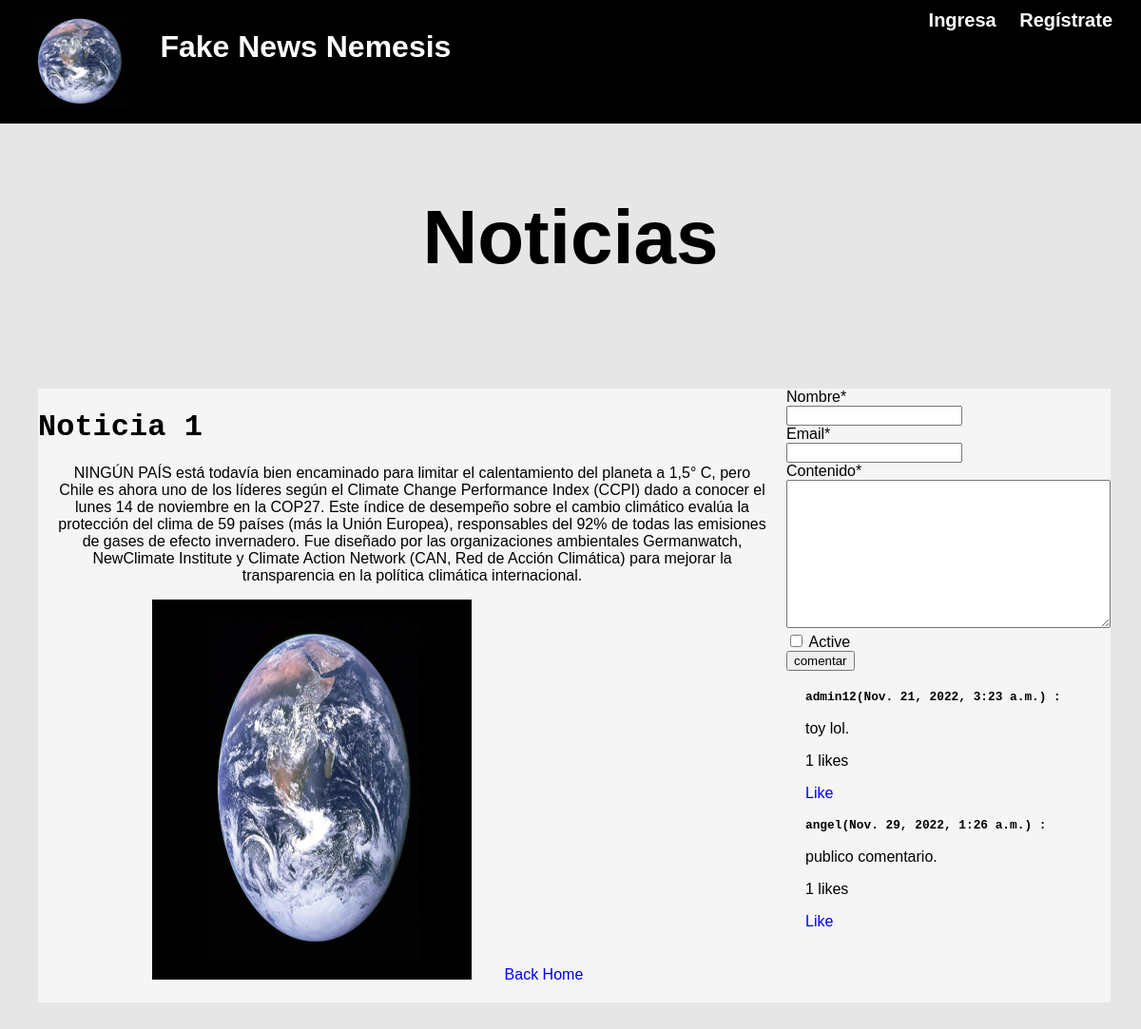
The page /introapp/1/ on the database its author committed.
### introapp/models.py (models this page shows, shortened)
class Post(models.Model):
    title = models.CharField(max_length=100)
    slug = models.SlugField()
    created_on = models.DateTimeField(auto_now_add=True)
    contenido = models.TextField()

class comentario(models.Model):
    post = models.ForeignKey(Post,on_delete=models.CASCADE,related_name='comentarios')
    nombre = models.CharField(max_length=100)
    email = models.EmailField()
    created_on = models.DateTimeField(auto_now_add=True)
    contenido = models.TextField()
    active = models.BooleanField(default=False)
    likes = models.ManyToManyField(User, related_name='likes')
    def cantidad_likes(self):
        return self.likes.count()

### introapp/views.py (the view)
# urls.py: path('<int:post_id>/', views.post_detail, name='post_detail'),
def post_detail(request,post_id):
    post = Post.objects.get(id=post_id)
    comentarios = post.comentarios.filter(active=True)
    if request.method == "POST":
        form = CommentForm(request.POST)
        if form.is_valid():
            new_form = form.save(commit=False)
            new_form.post = post
            new_form.save()
            return HttpResponseRedirect("")
    else:
        form = CommentForm
    return render(request, 'post_detail.html',{'post':post, 'comentarios':comentarios,'form':form,})

### introapp/templates/post_detail.html (shortened to what this page needs)
{%load static %}
{% load crispy_forms_tags %}
<!DOCTYPE html>
{% load static %}
<html lang="es">
<head>
    <link rel="stylesheet" href="{% static 'style.css' %} " >
</head>
<body>
    <header class="primero">
        <a href="/introapp/inicio/"  class="logo">
            <img src="{% static 'planet.jpg' %}">
        <h1>Fake News Nemesis</h1>
        </a>
        <nav>
            {% block content %}
            {% if user.is_authenticated %}
                <a href="{% url 'logout' %}" class="nav-link">Salir</a>
                {% else %}
                <a href="{% url 'login_url' %}" class="nav-link">Ingresa</a>
                <a href="{% url 'register_url' %}" class="nav-link">Regístrate</a>
            {% endif %}
            {% endblock %}
        </nav>
    </header>
</body>
    <header class="fondo-noticia">
  <h1 class="noticia">Noticias</h1>
    </header>
    <header class="segundo">
<!doctype html>
<html lang="en" class="h-100">
<main class="flex-shrink-0">
  <div class="container">
    <h1 style= "font-family:courier" class="mt-5">{{ post.title }}</h1>
    <div style="margin:20px">
    <p class="lead">{{post.contenido}}</p>
    <img src="{% static 'planet.jpg' %}" class="logo3">
    <a href="/introapp/inicio/" class="like">Back Home</a>
    </div>
  </div>
</main>
<div>
  <form method="post">
      {{ form|crispy}}
      <input id ="button" type ="submit" name="enviar" value= "comentar"></input>
  </form>
    <div style="margin:20px">
    {% for comentario in comentarios  %}
    <h4 style= "font-family: courier"> {{comentario.nombre}}({{ comentario.created_on }}) :</h4>  <p>{{ comentario.contenido}}</p>
    <p>{{comentario.cantidad_likes}} likes</p>
    <a href="{% url 'dar_like' comentario.id %}" class="like">
      {% if tienelike %}
        Dislike
      {% else %}
        Like
      {% endif %}
    </a>
    {% endfor %}
    </div>
</div>
  </body>
</html>

### introapp/static/style.css (style rules this page uses)
body { font-family: sans-serif; background-color: rgb(230, 230, 230); margin: 0; background-image: url(https://img.freepik.com/vector-premium/fondo-topografia_23-2148573404.jpg?w=360); background-size: auto; }
a { color: white; text-decoration: none; }
.primero { background-color: black; display: flex; min-height: 70px; justify-content: space-between; padding: 10px; }
.logo { display: flex; }
.logo img { height: 110px; margin-right: 12px; }
nav a { font-weight: 800; padding-right: 20px; font-size: 20px; }
.like { color:blue; }
.segundo { font-family: Arial ; display: flex; padding: 20 px; background-color:rgba(255, 255, 255, 0.596); margin: 40px; width: 94%; float: left; }
h4 { font-size: 80%; }
.logo3 { display: auto; height: 400px; width: 45%; margin-left: 100px; margin-right: 30px; }
.fondo-noticia { font-size: 40px; color: #000000; margin:1.5 0px; padding: 20px; text-align: center; }
.lead { text-align: center; }

### rows shown on the page
Post: title "Noticia 1", contenido "NINGÚN PAÍS está todavía bien encaminado para limitar el calentamiento del planeta a 1,5° C, pero Chile es ahora uno de los líderes según el Climate Change Performance Index (CCPI) dado a conocer el lunes 14 de noviembre en la COP27. Este índice de desempeño sobre el cambio climático evalúa la protección del clima de 59 países (más la Unión Europea), responsables del 92% de todas las emisiones de gases de efecto invernadero. Fue diseñado por las organizaciones ambientales Germanwatch, NewClimate Institute y Climate Action Network (CAN, Red de Acción Climática) para mejorar la transparencia en la política climática internacional."
comentario: nombre "admin12", created_on "Nov. 21, 2022, 3:23 a.m.", contenido "toy lol.", cantidad_likes "1"
comentario: nombre "angel", created_on "Nov. 29, 2022, 1:26 a.m.", contenido "publico comentario.", cantidad_likes "1"
